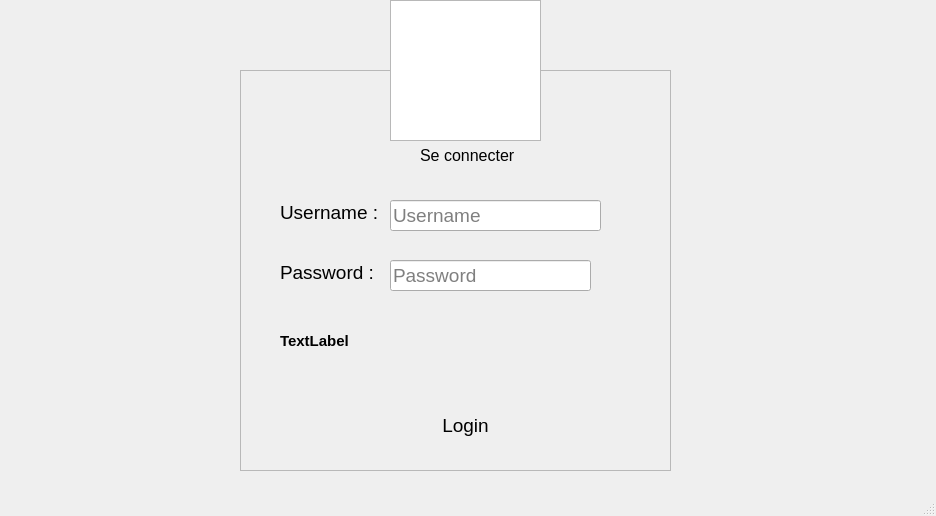
<?xml version="1.0" encoding="UTF-8"?>
<ui version="4.0">
 <class>Integration</class>
 <widget class="QMainWindow" name="Integration">
  <property name="geometry">
   <rect>
    <x>0</x>
    <y>0</y>
    <width>936</width>
    <height>516</height>
   </rect>
  </property>
  <property name="windowTitle">
   <string>Smart cinema</string>
  </property>
  <property name="styleSheet">
   <string notr="true">border-image: url(:/new/prefix3/beige.jpg);</string>
  </property>
  <widget class="QWidget" name="centralwidget">
   <widget class="QFrame" name="frame">
    <property name="geometry">
     <rect>
      <x>240</x>
      <y>70</y>
      <width>431</width>
      <height>401</height>
     </rect>
    </property>
    <property name="mouseTracking">
     <bool>false</bool>
    </property>
    <property name="styleSheet">
     <string notr="true">border-image: url(:/new/prefix2/marron.jpg);</string>
    </property>
    <property name="frameShape">
     <enum>QFrame::StyledPanel</enum>
    </property>
    <property name="frameShadow">
     <enum>QFrame::Raised</enum>
    </property>
    <widget class="QLabel" name="label_3">
     <property name="geometry">
      <rect>
       <x>180</x>
       <y>70</y>
       <width>111</width>
       <height>31</height>
      </rect>
     </property>
     <property name="font">
      <font>
       <pointsize>12</pointsize>
      </font>
     </property>
     <property name="text">
      <string>Se connecter</string>
     </property>
    </widget>
    <widget class="QLineEdit" name="lineEdit_username">
     <property name="geometry">
      <rect>
       <x>150</x>
       <y>130</y>
       <width>211</width>
       <height>31</height>
      </rect>
     </property>
     <property name="font">
      <font>
       <pointsize>14</pointsize>
      </font>
     </property>
     <property name="styleSheet">
      <string notr="true">border-image: whit</string>
     </property>
     <property name="inputMethodHints">
      <set>Qt::ImhNone</set>
     </property>
     <property name="text">
      <string/>
     </property>
     <property name="frame">
      <bool>true</bool>
     </property>
     <property name="echoMode">
      <enum>QLineEdit::Normal</enum>
     </property>
     <property name="placeholderText">
      <string>Username</string>
     </property>
    </widget>
    <widget class="QLabel" name="label">
     <property name="geometry">
      <rect>
       <x>40</x>
       <y>130</y>
       <width>108</width>
       <height>25</height>
      </rect>
     </property>
     <property name="font">
      <font>
       <pointsize>14</pointsize>
      </font>
     </property>
     <property name="text">
      <string>Username :</string>
     </property>
    </widget>
    <widget class="QLineEdit" name="lineEdit_password">
     <property name="geometry">
      <rect>
       <x>150</x>
       <y>190</y>
       <width>201</width>
       <height>31</height>
      </rect>
     </property>
     <property name="font">
      <font>
       <pointsize>14</pointsize>
      </font>
     </property>
     <property name="styleSheet">
      <string notr="true">border-image: whit</string>
     </property>
     <property name="echoMode">
      <enum>QLineEdit::Password</enum>
     </property>
     <property name="dragEnabled">
      <bool>false</bool>
     </property>
     <property name="readOnly">
      <bool>false</bool>
     </property>
     <property name="placeholderText">
      <string>Password</string>
     </property>
     <property name="cursorMoveStyle">
      <enum>Qt::LogicalMoveStyle</enum>
     </property>
     <property name="clearButtonEnabled">
      <bool>false</bool>
     </property>
    </widget>
    <widget class="QLabel" name="label_2">
     <property name="geometry">
      <rect>
       <x>40</x>
       <y>190</y>
       <width>102</width>
       <height>25</height>
      </rect>
     </property>
     <property name="font">
      <font>
       <pointsize>14</pointsize>
      </font>
     </property>
     <property name="text">
      <string>Password :</string>
     </property>
    </widget>
    <widget class="QLabel" name="label_login">
     <property name="geometry">
      <rect>
       <x>40</x>
       <y>250</y>
       <width>331</width>
       <height>41</height>
      </rect>
     </property>
     <property name="font">
      <font>
       <pointsize>11</pointsize>
       <weight>75</weight>
       <bold>true</bold>
      </font>
     </property>
     <property name="styleSheet">
      <string notr="true">border-image: url(:/new/prefix2/marron.jpg);</string>
     </property>
     <property name="text">
      <string>TextLabel</string>
     </property>
    </widget>
    <widget class="QPushButton" name="pushButton_login">
     <property name="geometry">
      <rect>
       <x>140</x>
       <y>330</y>
       <width>171</width>
       <height>51</height>
      </rect>
     </property>
     <property name="font">
      <font>
       <pointsize>14</pointsize>
      </font>
     </property>
     <property name="styleSheet">
      <string notr="true">border-image: url(:/new/prefix3/orange.png);
border-radius:15px;

</string>
     </property>
     <property name="text">
      <string>Login</string>
     </property>
     <property name="checkable">
      <bool>false</bool>
     </property>
     <property name="autoRepeat">
      <bool>false</bool>
     </property>
     <property name="autoExclusive">
      <bool>false</bool>
     </property>
     <property name="autoDefault">
      <bool>false</bool>
     </property>
    </widget>
   </widget>
   <widget class="QGraphicsView" name="graphicsView">
    <property name="geometry">
     <rect>
      <x>390</x>
      <y>0</y>
      <width>151</width>
      <height>141</height>
     </rect>
    </property>
    <property name="styleSheet">
     <string notr="true">border-image: url(:/new/prefix4/users-18-512.png);</string>
    </property>
   </widget>
  </widget>
  <widget class="QMenuBar" name="menubar">
   <property name="geometry">
    <rect>
     <x>0</x>
     <y>0</y>
     <width>936</width>
     <height>21</height>
    </rect>
   </property>
  </widget>
  <widget class="QStatusBar" name="statusbar"/>
 </widget>
 <resources/>
 <connections/>
</ui>
